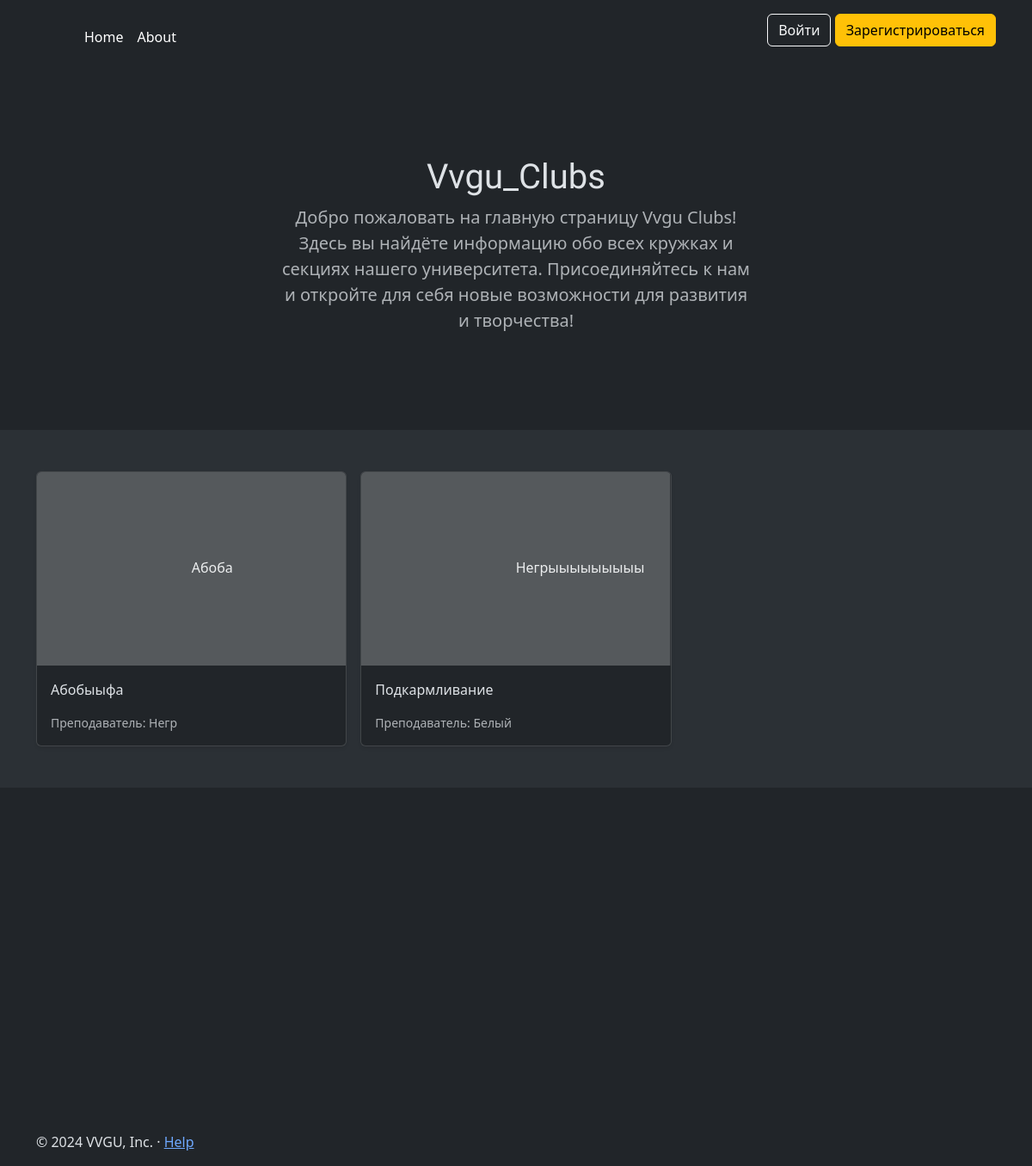
/index, run on the app's committed database.
### data/clubs.py (models this page shows)
class Clubs(SqlAlchemyBase):
    __tablename__ = 'clubs'
    id = sqlalchemy.Column(sqlalchemy.Integer,
                           primary_key=True, autoincrement=True, unique=True)
    title = sqlalchemy.Column(sqlalchemy.String, nullable=True)
    teacher_name = sqlalchemy.Column(sqlalchemy.String, nullable=True)
    type = sqlalchemy.Column(sqlalchemy.String, nullable=True)
    is_closed = sqlalchemy.Column(sqlalchemy.Boolean, nullable=True, default=False)
    about = sqlalchemy.Column(sqlalchemy.String)

### app.py (the view)
@app.route('/')
@app.route('/index')
def index():
    db_sess = db_session.create_session()
    clubss = db_sess.query(clubs.Clubs).all()
    db_sess.close()
    return render_template("index.html", clubs=clubss)

### data/db_session.py (called while the page is built)
def create_session() -> Session:
    global __factory
    return __factory()

### templates/index.html (shortened to what this page needs)
{% extends 'base.html' %}
{% block body %}
<main>
    <section class="py-5 text-center container">
        <div class="row py-lg-5">
          <div class="col-lg-6 col-md-8 mx-auto">
              {% if current_user.is_authenticated and not current_user.is_teacher %}
              <h1 id="titlee">Vvgu_Clubs</h1>
              <h1>Выберите кружок на который вы хотите записаться</h1>
              {% elif current_user.is_teacher %}
              <h1>Кружки для учеников</h1>
              {% else %}
                <h1 id="titlee">Vvgu_Clubs</h1>
                <p class="lead text-body-secondary">
                    Добро пожаловать на главную страницу Vvgu Clubs!
                    Здесь вы найдёте информацию обо всех кружках и секциях нашего университета.
                    Присоединяйтесь к нам и откройте для себя новые возможности для развития и творчества!
                </p>
              {% endif %}
          </div>
        </div>
    </section>
    <div class="album py-5 bg-body-tertiary">
        <div class="container">
          <div class="row row-cols-1 row-cols-sm-2 row-cols-md-3 g-3">
              {% for club in clubs %}
                <div class="col">
                  <div class="card shadow-sm">
                    <svg class="bd-placeholder-img card-img-top" width="100%" height="225" xmlns="http://www.w3.org/2000/svg" role="img" aria-label="Placeholder: Thumbnail" preserveAspectRatio="xMidYMid slice" focusable="false"><title>Placeholder</title><rect width="100%" height="100%" fill="#55595c"></rect><text x="50%" y="50%" fill="#eceeef" dy=".3em">{{ club.title }}</text></svg>
                    <div class="card-body">
                      <p class="card-text">{{ club.about }}</p>
                      <div class="d-flex justify-content-between align-items-center">
                        <small class="text-body-secondary">Преподаватель: {{ club.teacher_name }}</small>
                      </div>
                    </div>
                  </div>
                </div>
              {% endfor %}
          </div>
        </div>
      </div>
</main>
{% endblock %}

### templates/base.html (shortened to what this page needs)
<!doctype html>
<html lang="ru" data-bs-theme="dark">
<head>
    <link href="https://cdn.jsdelivr.net/npm/bootstrap@5.3.3/dist/css/bootstrap.min.css" rel="stylesheet">
</head>
<body>
    <header class="p-3 text-bg-dark">
        <div class="container">
            <div class="d-flex flex-wrap align-items-center justify-content-center justify-content-lg-start">
                <a href="/" class="d-flex align-items-center mb-2 mb-lg-0 text-white text-decoration-none">
                    <svg class="bi me-2" width="40" height="32" role="img" aria-label="Bootstrap"><use xlink:href="#bootstrap"></use></svg>
                </a>
                <ul class="nav col-12 col-lg-auto me-lg-auto mb-2 justify-content-center mb-md-0">
                    <li><a href="/" class="nav-link px-2 text-white">Home</a></li>
                    <li><a href="/about" class="nav-link px-2 text-white">About</a></li>
                </ul>
            <div class="text-end">
                {% if current_user.is_authenticated %}
                    <p>{{ current_user.name }}</p>
                    <button type="button" class="btn btn-outline-light"><a href="/logout" class="nav-link">Выйти</a></button>
                    {% if current_user.is_teacher %}
                        {% if current_user.have_club %}
                            <button type="button" class="btn btn-outline-light"><a href="/club/edit" class="nav-link">Редактировать кружок</a></button>
                        {% else %}
                            <button type="button" class="btn btn-outline-light"><a href="/club/create" class="nav-link">Создать кружок</a></button>
                        {% endif %}
                    {% else %}
                        <button type="button" class="btn btn-outline-light"><a href="/requests" class="nav-link">Заявки</a></button>
                    {% endif %}
                {% else %}
                    <p>
                        <button type="button" class="btn btn-outline-light"><a href="/login" class="nav-link">Войти</a></button>
                        <button type="button" class="btn btn-warning"><a href="/register" class="nav-link">Зарегистрироваться</a></button>
                    </p>
                {% endif %}
            </div>
          </div>
        </div>
    </header>
    {% block body %}{% endblock %}
    <div id="map" style="width: 85%; height: 400px; margin: 0 auto"></div>
    </body>
    <footer class="container">
        <p>© 2024 VVGU, Inc. · <a href="#">Help</a></p>
    </footer>
</body>
</html>

### templates/index.html (style rules this page uses)
#titlee { font-family: "Irish Grover", system-ui; font-weight: 400; font-style: normal; }

### data on the page
Clubs: title "Абоба", about "Абобыыфа", teacher_name "Негр"
Clubs: title "Негрыыыыыыыыы", about "Подкармливание", teacher_name "Белый"
